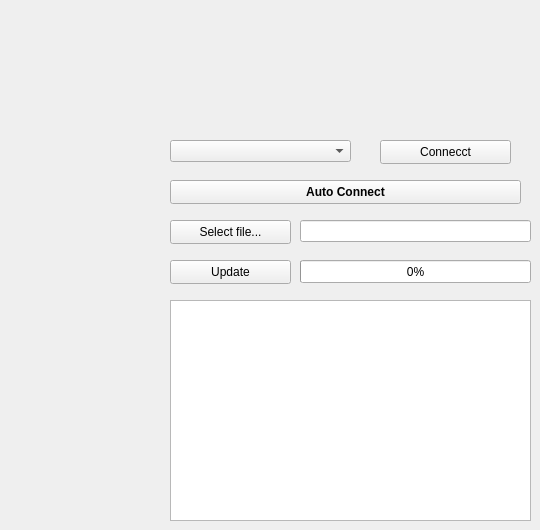
      <widget class="QWidget" name="Update">
       <attribute name="title">
        <string>Update</string>
       </attribute>
       <widget class="QPushButton" name="sel_file">
        <property name="geometry">
         <rect>
          <x>170</x>
          <y>220</y>
          <width>121</width>
          <height>24</height>
         </rect>
        </property>
        <property name="text">
         <string>Select file...</string>
        </property>
       </widget>
       <widget class="QPushButton" name="flash_mrida">
        <property name="geometry">
         <rect>
          <x>170</x>
          <y>260</y>
          <width>121</width>
          <height>24</height>
         </rect>
        </property>
        <property name="text">
         <string>Update</string>
        </property>
       </widget>
       <widget class="QProgressBar" name="progressBar">
        <property name="geometry">
         <rect>
          <x>300</x>
          <y>260</y>
          <width>231</width>
          <height>23</height>
         </rect>
        </property>
        <property name="value">
         <number>0</number>
        </property>
       </widget>
       <widget class="QTextEdit" name="text_log">
        <property name="geometry">
         <rect>
          <x>170</x>
          <y>300</y>
          <width>361</width>
          <height>221</height>
         </rect>
        </property>
       </widget>
       <widget class="QLineEdit" name="path">
        <property name="geometry">
         <rect>
          <x>300</x>
          <y>220</y>
          <width>231</width>
          <height>22</height>
         </rect>
        </property>
        <property name="font">
         <font>
          <pointsize>8</pointsize>
         </font>
        </property>
        <property name="readOnly">
         <bool>true</bool>
        </property>
       </widget>
       <widget class="QPushButton" name="update_find">
        <property name="geometry">
         <rect>
          <x>170</x>
          <y>180</y>
          <width>351</width>
          <height>24</height>
         </rect>
        </property>
        <property name="font">
         <font>
          <bold>true</bold>
         </font>
        </property>
        <property name="text">
         <string>Auto Connect</string>
        </property>
       </widget>
       <widget class="QComboBox" name="com_list">
        <property name="geometry">
         <rect>
          <x>170</x>
          <y>140</y>
          <width>181</width>
          <height>22</height>
         </rect>
        </property>
       </widget>
       <widget class="QPushButton" name="flash_connect">
        <property name="geometry">
         <rect>
          <x>380</x>
          <y>140</y>
          <width>131</width>
          <height>24</height>
         </rect>
        </property>
        <property name="text">
         <string>Connecct</string>
        </property>
       </widget>
      </widget>
